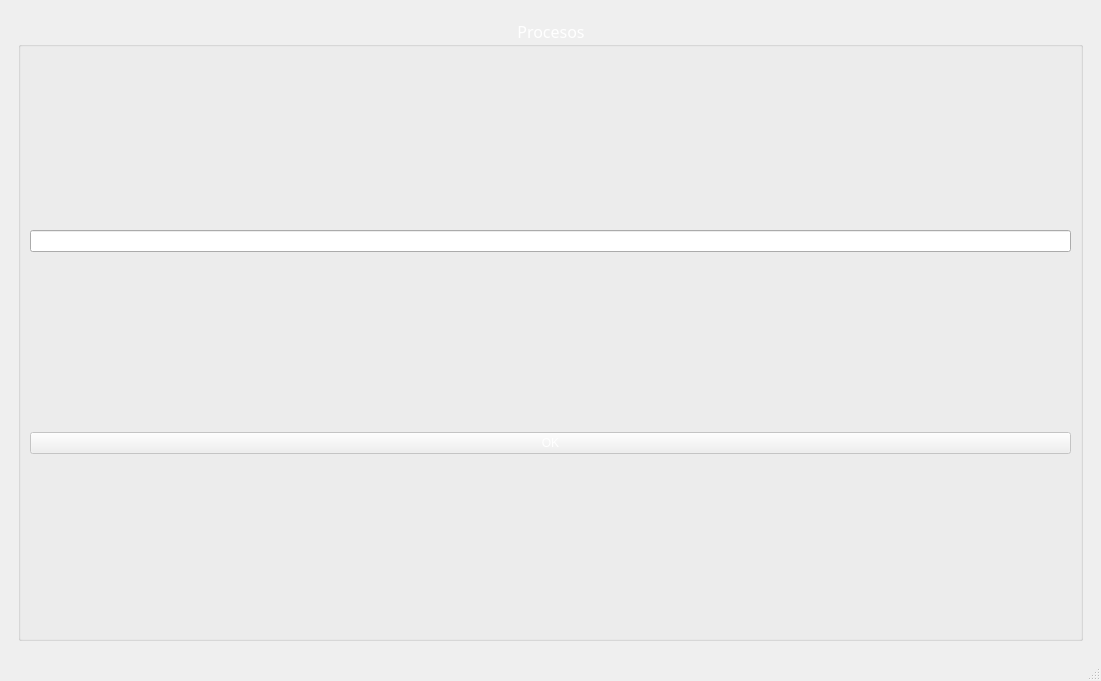
<?xml version="1.0" encoding="UTF-8"?>
<ui version="4.0">
 <class>MainWindow</class>
 <widget class="QMainWindow" name="MainWindow">
  <property name="geometry">
   <rect>
    <x>0</x>
    <y>0</y>
    <width>1101</width>
    <height>681</height>
   </rect>
  </property>
  <property name="windowTitle">
   <string>YoshiSO</string>
  </property>
  <property name="windowIcon">
   <iconset>
    <normaloff>../../Descargas/Yoshi.png</normaloff>../../Descargas/Yoshi.png</iconset>
  </property>
  <widget class="QWidget" name="centralwidget">
   <layout class="QGridLayout" name="gridLayout_5">
    <item row="1" column="1">
     <widget class="QStackedWidget" name="stackedWidget">
      <property name="currentIndex">
       <number>0</number>
      </property>
      <widget class="QWidget" name="page">
       <layout class="QGridLayout" name="gridLayout_4">
        <item row="0" column="0">
         <widget class="QGroupBox" name="IniProcGP">
          <property name="font">
           <font>
            <family>Century Gothic</family>
            <pointsize>12</pointsize>
            <weight>50</weight>
            <italic>false</italic>
            <bold>false</bold>
           </font>
          </property>
          <property name="styleSheet">
           <string notr="true">font: 12pt &quot;Century Gothic&quot;;
color: rgb(255, 255, 255);</string>
          </property>
          <property name="title">
           <string>Procesos</string>
          </property>
          <property name="alignment">
           <set>Qt::AlignCenter</set>
          </property>
          <layout class="QGridLayout" name="gridLayout_3">
           <item row="0" column="0" colspan="2">
            <widget class="QLineEdit" name="noProcLE">
             <property name="placeholderText">
              <string>No. Procesos</string>
             </property>
            </widget>
           </item>
           <item row="1" column="0" colspan="2">
            <widget class="QPushButton" name="noProcePB">
             <property name="enabled">
              <bool>false</bool>
             </property>
             <property name="text">
              <string>OK</string>
             </property>
            </widget>
           </item>
          </layout>
         </widget>
        </item>
       </layout>
      </widget>
      <widget class="QWidget" name="pageResPro">
       <layout class="QGridLayout" name="gridLayout_9">
        <item row="2" column="1">
         <widget class="QGroupBox" name="executingprocGP">
          <property name="maximumSize">
           <size>
            <width>400</width>
            <height>16777215</height>
           </size>
          </property>
          <property name="title">
           <string/>
          </property>
          <layout class="QGridLayout" name="gridLayout">
           <item row="4" column="0">
            <widget class="QLabel" name="restTimeLB">
             <property name="font">
              <font>
               <family>Rockwell</family>
               <pointsize>12</pointsize>
              </font>
             </property>
             <property name="text">
              <string>Tiempo restante: </string>
             </property>
            </widget>
           </item>
           <item row="0" column="1">
            <widget class="QLabel" name="onIdLB">
             <property name="font">
              <font>
               <family>Rockwell</family>
               <pointsize>12</pointsize>
              </font>
             </property>
             <property name="text">
              <string/>
             </property>
            </widget>
           </item>
           <item row="3" column="0">
            <widget class="QLabel" name="passTimeLB">
             <property name="font">
              <font>
               <family>Rockwell</family>
               <pointsize>12</pointsize>
              </font>
             </property>
             <property name="text">
              <string>Tiempo transcurrido: </string>
             </property>
            </widget>
           </item>
           <item row="1" column="0">
            <widget class="QLabel" name="operationLB">
             <property name="font">
              <font>
               <family>Rockwell</family>
               <pointsize>12</pointsize>
              </font>
             </property>
             <property name="text">
              <string>Operación:</string>
             </property>
            </widget>
           </item>
           <item row="1" column="1">
            <widget class="QLabel" name="onOperatorLB">
             <property name="font">
              <font>
               <family>Rockwell</family>
               <pointsize>12</pointsize>
              </font>
             </property>
             <property name="text">
              <string/>
             </property>
            </widget>
           </item>
           <item row="2" column="0">
            <widget class="QLabel" name="estTimeLB">
             <property name="font">
              <font>
               <family>Rockwell</family>
               <pointsize>12</pointsize>
              </font>
             </property>
             <property name="text">
              <string>Tiempo estimado:</string>
             </property>
            </widget>
           </item>
           <item row="2" column="1">
            <widget class="QLabel" name="onEstimatedTimeLB">
             <property name="font">
              <font>
               <family>Rockwell</family>
               <pointsize>12</pointsize>
              </font>
             </property>
             <property name="text">
              <string/>
             </property>
            </widget>
           </item>
           <item row="0" column="0">
            <widget class="QLabel" name="idLB">
             <property name="font">
              <font>
               <family>Rockwell</family>
               <pointsize>12</pointsize>
              </font>
             </property>
             <property name="text">
              <string>ID:</string>
             </property>
            </widget>
           </item>
           <item row="3" column="1">
            <widget class="QLabel" name="onPassTimeLB">
             <property name="font">
              <font>
               <family>Rockwell</family>
               <pointsize>12</pointsize>
              </font>
             </property>
             <property name="text">
              <string/>
             </property>
            </widget>
           </item>
           <item row="4" column="1">
            <widget class="QLabel" name="onRestTimeB">
             <property name="font">
              <font>
               <family>Rockwell</family>
               <pointsize>12</pointsize>
              </font>
             </property>
             <property name="text">
              <string/>
             </property>
            </widget>
           </item>
          </layout>
         </widget>
        </item>
        <item row="1" column="1">
         <widget class="QLabel" name="executingProcLB">
          <property name="font">
           <font>
            <family>Rockwell</family>
            <pointsize>12</pointsize>
           </font>
          </property>
          <property name="text">
           <string>Procesos ejecutandose</string>
          </property>
         </widget>
        </item>
        <item row="0" column="0">
         <widget class="QLabel" name="unfinishedBatchLB">
          <property name="font">
           <font>
            <family>Rockwell</family>
            <pointsize>12</pointsize>
           </font>
          </property>
          <property name="text">
           <string>Procesos  Pendientes: </string>
          </property>
         </widget>
        </item>
        <item row="1" column="2">
         <widget class="QLabel" name="finishedProcLB">
          <property name="font">
           <font>
            <family>Rockwell</family>
            <pointsize>12</pointsize>
           </font>
          </property>
          <property name="text">
           <string>Procesos finalizados</string>
          </property>
         </widget>
        </item>
        <item row="0" column="2">
         <widget class="QLabel" name="globalCountLB">
          <property name="font">
           <font>
            <family>Rockwell</family>
            <pointsize>12</pointsize>
           </font>
          </property>
          <property name="text">
           <string>Contador global:</string>
          </property>
         </widget>
        </item>
        <item row="2" column="2">
         <widget class="QScrollArea" name="finishedProcSA">
          <property name="maximumSize">
           <size>
            <width>400</width>
            <height>16777215</height>
           </size>
          </property>
          <property name="frameShape">
           <enum>QFrame::WinPanel</enum>
          </property>
          <property name="frameShadow">
           <enum>QFrame::Plain</enum>
          </property>
          <property name="widgetResizable">
           <bool>true</bool>
          </property>
          <widget class="QWidget" name="scrollAreaWidgetContents">
           <property name="geometry">
            <rect>
             <x>0</x>
             <y>0</y>
             <width>396</width>
             <height>388</height>
            </rect>
           </property>
           <layout class="QGridLayout" name="gridLayout_2">
            <item row="0" column="0">
             <layout class="QGridLayout" name="finishedProcGL"/>
            </item>
           </layout>
          </widget>
         </widget>
        </item>
        <item row="2" column="0">
         <widget class="QFrame" name="frame">
          <property name="maximumSize">
           <size>
            <width>400</width>
            <height>16777215</height>
           </size>
          </property>
          <property name="frameShape">
           <enum>QFrame::WinPanel</enum>
          </property>
          <property name="frameShadow">
           <enum>QFrame::Plain</enum>
          </property>
          <layout class="QGridLayout" name="gridLayout_6">
           <item row="0" column="0">
            <layout class="QGridLayout" name="pendingProcGL"/>
           </item>
          </layout>
         </widget>
        </item>
        <item row="0" column="1">
         <widget class="QPushButton" name="startPB">
          <property name="font">
           <font>
            <family>Rockwell</family>
            <pointsize>12</pointsize>
           </font>
          </property>
          <property name="text">
           <string>Start</string>
          </property>
         </widget>
        </item>
        <item row="1" column="0">
         <widget class="QLabel" name="pendingProcLB">
          <property name="font">
           <font>
            <family>Rockwell</family>
            <pointsize>12</pointsize>
           </font>
          </property>
          <property name="text">
           <string>Listos</string>
          </property>
         </widget>
        </item>
        <item row="3" column="0">
         <widget class="QLabel" name="blocked_LB">
          <property name="font">
           <font>
            <family>Rockwell</family>
            <pointsize>12</pointsize>
           </font>
          </property>
          <property name="text">
           <string>Cola de bloqueados</string>
          </property>
         </widget>
        </item>
        <item row="4" column="0" colspan="3">
         <widget class="QScrollArea" name="blocked_SA">
          <property name="maximumSize">
           <size>
            <width>1500</width>
            <height>120</height>
           </size>
          </property>
          <property name="widgetResizable">
           <bool>true</bool>
          </property>
          <widget class="QWidget" name="scrollAreaWidgetContents_3">
           <property name="geometry">
            <rect>
             <x>0</x>
             <y>0</y>
             <width>1063</width>
             <height>118</height>
            </rect>
           </property>
           <layout class="QGridLayout" name="gridLayout_11">
            <item row="1" column="0">
             <layout class="QGridLayout" name="blocked_GL"/>
            </item>
           </layout>
          </widget>
         </widget>
        </item>
        <item row="3" column="2">
         <widget class="QPushButton" name="btnFinish">
          <property name="enabled">
           <bool>false</bool>
          </property>
          <property name="text">
           <string>Terminar</string>
          </property>
         </widget>
        </item>
       </layout>
      </widget>
      <widget class="QWidget" name="resultPage">
       <layout class="QGridLayout" name="gridLayout_8">
        <item row="0" column="0">
         <widget class="QScrollArea" name="resultSA">
          <property name="widgetResizable">
           <bool>true</bool>
          </property>
          <widget class="QWidget" name="scrollAreaWidgetContents_2">
           <property name="geometry">
            <rect>
             <x>0</x>
             <y>0</y>
             <width>66</width>
             <height>20</height>
            </rect>
           </property>
           <layout class="QGridLayout" name="gridLayout_7">
            <item row="0" column="0">
             <layout class="QGridLayout" name="resultGL"/>
            </item>
           </layout>
          </widget>
         </widget>
        </item>
       </layout>
      </widget>
     </widget>
    </item>
   </layout>
  </widget>
  <widget class="QMenuBar" name="menubar">
   <property name="geometry">
    <rect>
     <x>0</x>
     <y>0</y>
     <width>1101</width>
     <height>20</height>
    </rect>
   </property>
  </widget>
  <widget class="QStatusBar" name="statusbar"/>
 </widget>
 <resources/>
 <connections/>
</ui>
